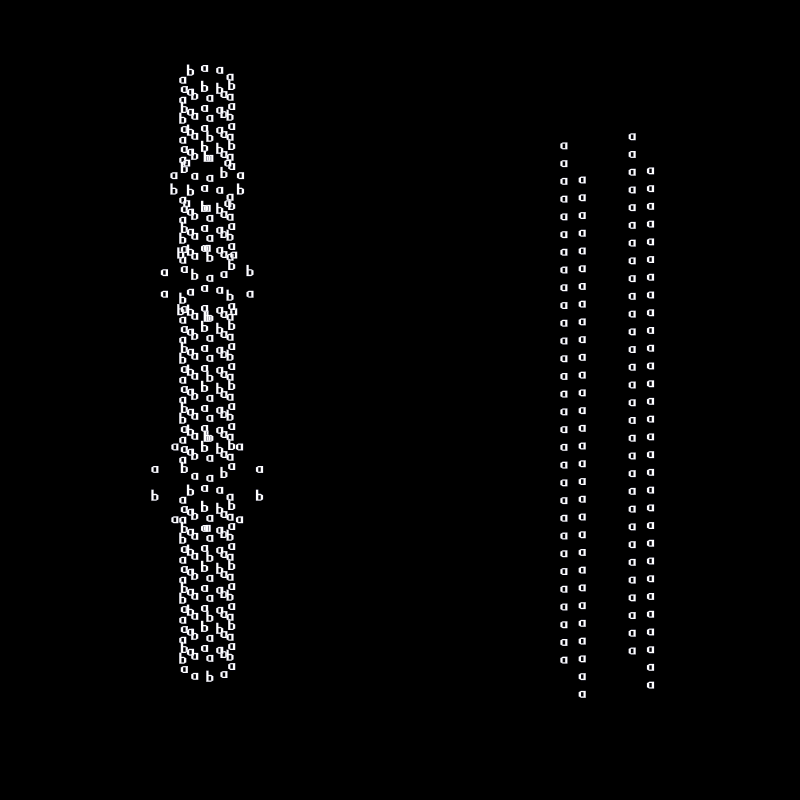
Frame 1 (no input)
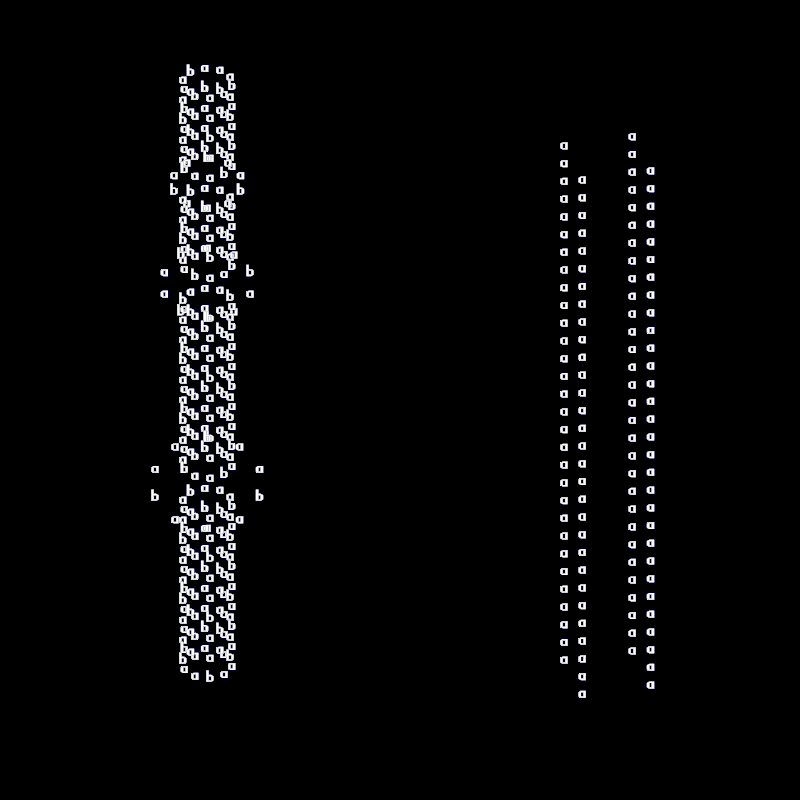
Frame 60 (the mouse pressed at the canvas centre just before this capture)
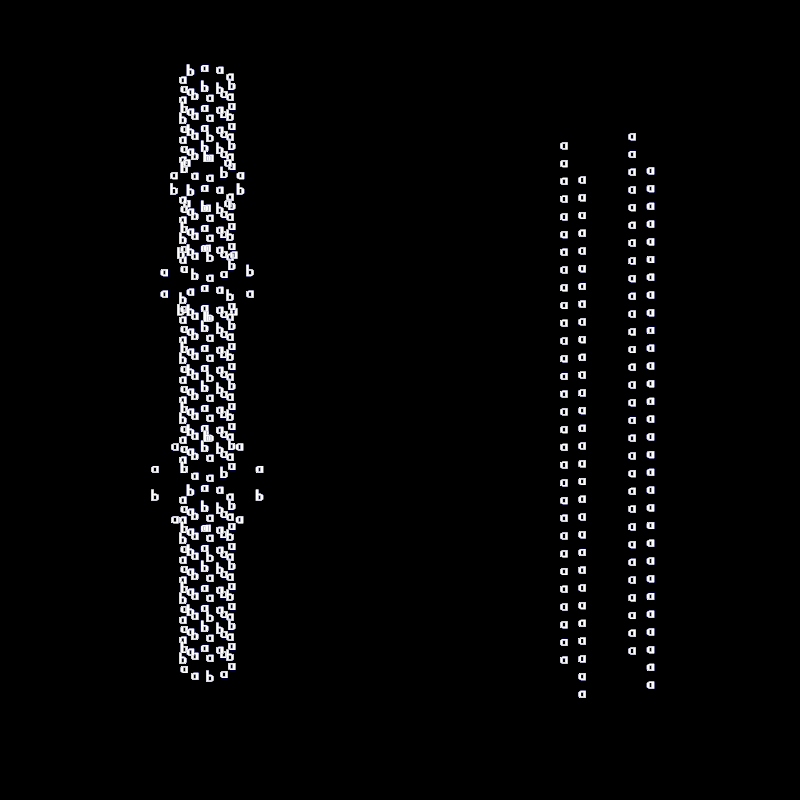
Frame 120 (the mouse held since frame 60 and released just before this capture)

The Processing sketch that drew these frames (run headless with seeded random() and noise(); from frame 60 on, the mouse is pressed at the canvas centre):

// Processing sketch: LettersOnGrid
// ── LettersOnGrid.pde
Letter[] letters1, letters2, letters3;
PVector[] pos;
int[] alphabet={1,2,3,4,6,7,8,9,12,14,15,18,19,20,21};
int[] code;
Grid2 grid1;
Grid2 grid2;
Grid2 grid3;

void setup(){
  size(800,800);
  background(0);
  
  grid1 = new Grid2(new PVector(0,0),width, height/4*3, 10, 30);
  grid1.projectOnCylinder(new PVector(width/4,75), 50, 30);
  grid1.disorderRow(5,10);
  grid1.disorderRow(10,20);
  grid1.disorderRow(20,30);
  grid2 = new Grid2(new PVector(0,0),width, height/3*2, 30, 30);
  grid2.projectOnCylinder(new PVector(width/2,50), 100, 50);
  grid2.disorderRow(5,5);
  grid2.disorderRow(7,10);
  grid2.disorderRow(15,30);
  grid2.disorderRow(16,30);
  grid2.disorderRow(17,30);
  grid2.disorderRow(18,30);
  grid3 = new Grid2(new PVector(0,0),width, height/3*2, 20, 30);
  grid3.projectOnCylinder(new PVector(width/4*3,150), 100, 50);
  
  String code1= "ABA";
  String code2 = "STRING";
  String code3= "FLOAT";
   
  letters1 = new Letter[grid1.pos.length];
  for(int i = 0; i < grid1.pos.length; i++){
    letters1[i] = new Letter(grid1.pos[i],12,14, 5,7, (int)code1.charAt(i%3)-64);
  }
  letters2 = new Letter[grid2.pos.length];
  for(int i = 0; i < grid2.pos.length; i++){
    letters2[i] = new Letter(grid2.pos[i],12,14, 5,7, (int)code2.charAt(i%6)-64);
  }
  letters3 = new Letter[grid3.pos.length];
  for(int i = 0; i < grid3.pos.length; i++){
    letters3[i] = new Letter(grid3.pos[i],12,14, 5,7, (int)code3.charAt(i%5)-64);
  }
  fill(255);
  stroke(0,0,55);
  strokeWeight(0.1);
}
void draw(){
  for(int i = 0; i < grid1.pos.length; i++){
    letters1[i].draw();
  }
  for(int i = 0; i < grid2.pos.length; i++){
    letters2[i].draw();
  }
  for(int i = 0; i < grid3.pos.length; i++){
    letters3[i].draw();
  }
}
// ── Grid.pde
class Grid{
  int maxx;
  int maxy;
  float xwidth;
  float yheight;
  ArrayList<PVector> pos;
  int size;
  
  Grid(float maxwidth, float maxheight, int maxx, int maxy){
    this.maxx = maxx;
    this.maxy = maxy;  
    this.xwidth = maxwidth/ maxx;
    this.yheight = maxheight/ maxy;
    
    this.pos = new ArrayList<PVector>();
    for(int y = 0 ; y < this.maxy; y++){
      for(int x = 0 ; x < this.maxx; x++){
        this.pos.add(new PVector((x * this.xwidth) + (this.xwidth/2), (y * this.yheight) + (this.yheight/2) ));
      }
    }
    this.size = pos.size();
  }
  PVector get(int x, int y){
    int i = (y * this.maxx) + x;
    return this.pos.get(i);
  }
  PVector get(int i){
    return this.pos.get(i);
  }
  void show(){
    for(int i = 0; i < this.size; i++){
    
      point(this.pos.get(i).x, this.pos.get(i).y);
    }
  }
  
}
// ── Grid2.pde
/* Ria Stroes */
/* @updated: 5 november 2016 */


class Grid2{
  PVector position;
  int wmax;
  int hmax;
  float cellwidth;
  float cellheight;
  
  PVector[] pos;
  PVector center; //center cylinder
  float cylinderwidth;
  float cylinderheight;
  
  
  
   Grid2(PVector pos, float maxwidth, float maxheight, int wmax, int hmax){
    this.wmax = wmax;
    this.hmax = hmax;
    this.cellwidth = maxwidth / this.wmax;
    this.cellheight = maxheight / this.hmax;
    this.position = pos;
    
   
    
    this.pos = new PVector[this.hmax * this.wmax];
    float x, y;
    for(int h = 0; h < this.hmax; h++){
      for( int w = 0 ; w < this.wmax; w++){
        x = ( w * this.cellwidth) + (this.cellwidth/2);
        y = ( h * this.cellheight) + (this.cellheight/2);
        this.pos[(h* this.wmax)+ w] = new PVector(x,y);
        this.pos[(h* this.wmax)+ w].add(this.position);
      }
    }
  }
  void disorderRow(int row, float factor){
        
    
    PVector[] p = new PVector[this.wmax];
    float anglestep = TWO_PI/this.wmax;
    for(int i = 0; i < p.length; i++){
      p[i] = new PVector(0,0);
      p[i].x = this.center.x + (((this.cylinderwidth/2)+factor) * sin(anglestep * i));
      p[i].y = this.center.y + (((this.cylinderheight/2)+factor) * cos(anglestep * i));
    }
    
    
    for( int w = 0 ; w < this.wmax; w++){
      this.pos[(row* this.wmax)+ w].x =  p[w].x;
      this.pos[(row* this.wmax)+ w].y = p[w].y + (row*this.cellheight);
    }
    
    
  }
  void disorderSin(float force){
    PVector up = new PVector(0,-force);
    PVector down = new PVector(0,force);
    
    for(int h = 0; h < this.hmax; h++){
      for( int w = 0 ; w < this.wmax; w++){
        if((w + h) % 4 == 1){
          this.pos[(h* this.wmax)+ w].add(up);
        }
        else if((w + h) % 4 == 3){
          this.pos[(h* this.wmax)+ w].add(down);
        }
      }
    }  
  }
  void disorderRadius(PVector center, float radius,  float force){
    PVector dis;
    float distance = 0;
    
    
    for(int h = 0; h < this.hmax; h++){
      for( int w = 0 ; w < this.wmax; w++){
        distance = dist(center.x, center.y, this.pos[(h* this.wmax)+ w].x, this.pos[(h* this.wmax)+ w].y);
        
        if(distance < radius){
          dis = center.copy();
          dis.sub(this.pos[(h* this.wmax)+ w]);
          dis.normalize();
          dis.mult(force);
          this.pos[(h* this.wmax)+ w].add(dis);
        }
      }
    }  
  }
  void disorderByVector(PVector center, float force){
    PVector dis;
    
    for(int h = 0; h < this.hmax; h++){
      for( int w = 0 ; w < this.wmax; w++){
        
        
          dis = center.copy();
          dis.sub(this.pos[(h* this.wmax)+ w]);
          dis.normalize();
          dis.mult(force);
          this.pos[(h* this.wmax)+ w].add(dis);
        
      }
    }  
  }
  void move(PVector to){
    PVector move = to.sub(this.pos[0]);
    for(int h = 0; h < this.hmax; h++){
      for( int w = 0 ; w < this.wmax; w++){
          this.pos[(h* this.wmax)+ w].add(move);       
      }
    }  
  }
  void scale(float factor){
    
    
    for(int h = 0; h < this.hmax; h++){
      for( int w = 0 ; w < this.wmax; w++){
        this.pos[(h* this.wmax)+ w].x *= factor;
        this.pos[(h* this.wmax)+ w].y *= factor;
      }
    } 
     
  }
  PVector getRandomPos(){
    int a = int(random(this.pos.length));
    return this.pos[a];
  }
  int getRandomIndex(){
    int a = int(random(this.pos.length));
    return a;
  }
  void projectOnCylinder(PVector center, float cylinderwidth, float cylinderheight){
    this.center = center;
    this.cylinderwidth = cylinderwidth;
    this.cylinderheight = cylinderheight;
    
    PVector[] p = new PVector[this.wmax];
    float anglestep = TWO_PI/this.wmax;
    for(int i = 0; i < this.wmax; i++){
      p[i] = new PVector(0,0);
      p[i].x = center.x + ((cylinderwidth/2) * sin(PI+ 0.105 + anglestep * i));
      p[i].y = center.y + ((cylinderheight/2) * cos(PI+ 0.105 + anglestep * i));
    }
    
    
    for(int h = 0; h < this.hmax; h++){
      for( int w = 0 ; w < this.wmax; w++){
        this.pos[(h* this.wmax)+ w].x =  p[w].x;
        this.pos[(h* this.wmax)+ w].y = p[w].y + (h*this.cellheight);
      }
    } 
  }
  
  void show(){
    
    for(PVector p : pos){
      
      point(p.x, p.y);
      
    }
  }
  
}
// ── Letter.pde
class Letter{
  PVector pos;
  int nr;
  Grid grid;
  Letter(PVector pos, float gridWidth, float gridHeigh, int rows, int cols, int nr){
    this.pos = pos;
    this.grid = new Grid(gridWidth, gridHeigh, 5, 10);
    this.nr = nr;
  }
  
  void show(){
    pushMatrix();
    translate(this.pos.x, this.pos.y);
    this.grid.show();
    popMatrix();
  }
   void draw(){
    pushMatrix();
    translate(this.pos.x, this.pos.y);
    this.drawLetter2();
    popMatrix();
  }
  void set(int x, int y){
    vertex(this.grid.get(x, y).x, this.grid.get(x, y).y);
  }
  void drawLetter2(){
     beginShape();
    if(this.nr == 1){
      //a
      set(1,4);
      set(2,3);
      set(4,3);
      set(4,8);
      set(2,8);
      set(1,7);
      beginContour();
      set(2,4);
      set(2,7);
      set(3,7);
      set(3,4);
      endContour();
    }
    if(this.nr == 2){
      //B
      set(1,0);
      set(2,0);
      set(2,3);
      set(3,3);
      set(4,4);
      set(4,7);
      set(3,8);
      set(1,8);
      beginContour();
      set(2,4);
      set(2,7);
      set(3,7);
      set(3,4);
      endContour();
    }
    endShape(CLOSE);
  }
  void drawLetter(){
    beginShape();
    if(this.nr == 1){
      //A
      set(1,1);
      set(2,0);
      set(3,0);
      set(4,1);
      set(4,6);
      set(3,6);
      set(3,3);
      set(2,3);
      set(2,6);
      set(1,6);
      
      beginContour();
      set(2,1);
      set(2,2);
      set(3,2);
      set(3,1);
      endContour();
    }
    if(this.nr == 2){
      //B
      set(1,0);
      set(3,0);
      set(4,1);
      set(4,2);
      set(3,3);
      set(4,4);
      set(4,5);
      set(3,6);
      set(1,6);
      
      beginContour();
      set(2,1);
      set(2,2);
      set(3,2);
      set(3,1);
      endContour();
      beginContour();
      set(2,4);
      set(2,5);
      set(3,5);
      set(3,4);
      endContour();
    }
    if(this.nr == 3){
      //C
      set(1,1);
      set(2,0);
      set(3,0);
      set(4,1);
      set(2,1);
      set(2,5);
      set(4,5);
      set(3,6);
      set(2,6);
      set(1,5);
    }
    if(this.nr == 4){
      //D
      set(1,0);
      set(3,0);
      set(4,1);
      set(4,5);
      set(3,6);
      set(1,6);
      beginContour();
      set(2,1);
      set(2,5);
      set(3,5);
      set(3,1);
      endContour();
    }
     if(this.nr == 5){
      //F
      set(1,0);
      set(4,0);
      set(4,1);
      set(2,1);
      set(2,2);
      set(3,2);
      set(3,3);
      set(2,3);
      set(2,5);
      set(4,5);
      set(4,6);
      set(1,6);
    }
    if(this.nr == 6){
      //F
      set(1,0);
      set(4,0);
      set(4,1);
      set(2,1);
      set(2,2);
      set(3,2);
      set(3,3);
      set(2,3);
      set(2,6);
      set(1,6);
    }
   if(this.nr == 7){
      //G
      set(1,1);
      set(2,0);
      set(3,0);
      set(4,1);
      set(4,5);
      set(3,6);
      set(1,6);
      set(1,5);
      set(3,5);
      set(3,3);
      set(2,3);
      set(1,2);
      
      beginContour();
      set(2,1);
      set(2,2);
      set(3,2);
      set(3,1);
      endContour();
    }
    if(this.nr == 8){
      //H
      set(1,0);
      set(2,0);
      set(2,2);
      set(3,2);
      set(3,0);
      set(4,0);
      set(4,6);
      set(3,6);
      set(3,3);
      set(2,3);
      set(2,6);
      set(1,6);
    }
     if(this.nr == 9){
      //I
      //set(2,0);
      //set(3,0);
      //set(3,1);
      //set(2,1);
      //endShape(CLOSE);
      //beginShape();
      //set(2,2);
      //set(3,2);
      //set(3,6);
      //set(2,6);
      //I
      set(1,0);
      set(4,0);
      set(4,1);
      set(3,1);
      set(3,5);
      set(4,5);
      set(4,6);
      set(1,6);
      set(1,5);
      set(2,5);
      set(2,1);
      set(1,1);
      
    }
    if(this.nr == 12){
      //L
      set(1,0);
      set(2,0);
      set(2,5);
      set(4,5);
      set(4,6);
      set(1,6);
    }
     if(this.nr == 14){
      //n
      set(1,0);
      set(3,0);
      set(4,1);
      set(4,6);
      set(3,6);
      set(3,1);
      set(2,1);
      set(2,6);
      set(1,6);
     }
    if(this.nr == 15){
      //O
      set(1,1);
      set(2,0);
      set(3,0);
      set(4,1);
      set(4,5);
      set(3,6);
      set(2,6);
      set(1,5);
      beginContour();
      set(2,1);
      set(2,5);
      set(3,5);
      set(3,1);
      endContour();
    }
    if(this.nr == 18){
      //R
      set(1,0);
      set(3,0);
      set(4,1);
      set(4,2);
      set(3,3);
      set(4,4);
      set(4,5);
      set(4,6);
      set(3,6);
      set(3,5);
      set(2,4);
      set(2,6);
      set(1,6);
      
      beginContour();
      set(2,1);
      set(2,2);
      set(3,2);
      set(3,1);
      endContour();
     
    }
    if(this.nr == 19){
      //R
      set(2,0);
      set(4,0);
      set(4,1);
      set(2,1);
      set(2,2);
      set(4,4);
      set(4,5);
      set(3,6);
      set(1,6);
      set(1,5);
      set(3,5);
      set(3,4);
      set(1,2);
      set(1,1);
  }
    if(this.nr == 20){
      //T
      set(1,0);
      set(4,0);
      set(4,1);
      set(3,1);
      set(3,6);
      set(2,6);
      set(2,1);
      set(1,1);
    }
     if(this.nr == 21){
      
    }
    endShape(CLOSE);
  }
}

  
